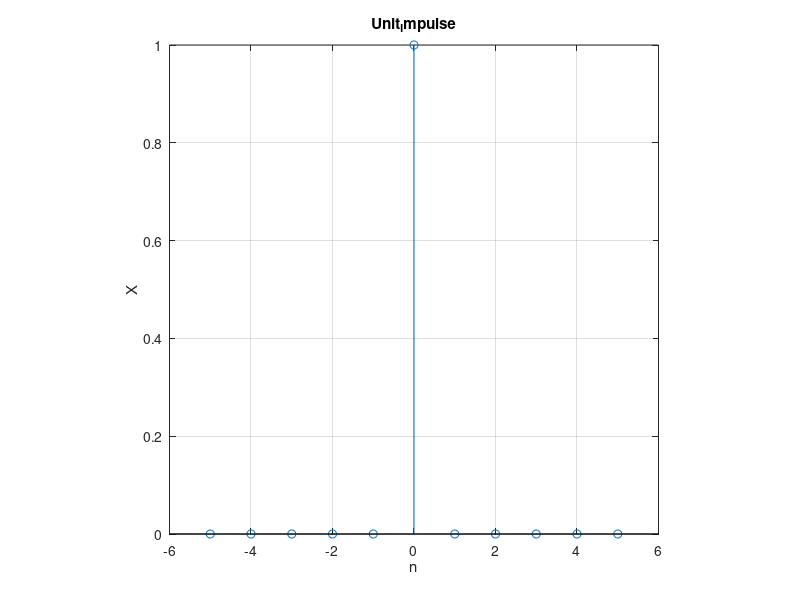

Write MATLAB code to recreate this figure.
clc;
clear all;
close all;
n = -5:1:5;
X = 1*(n==0)+0*(n~=0);
figure(1);
stem(n,X);
title ('Unit_Impulse');
xlabel ('n');
ylabel ('X');
grid on;
axis square;
